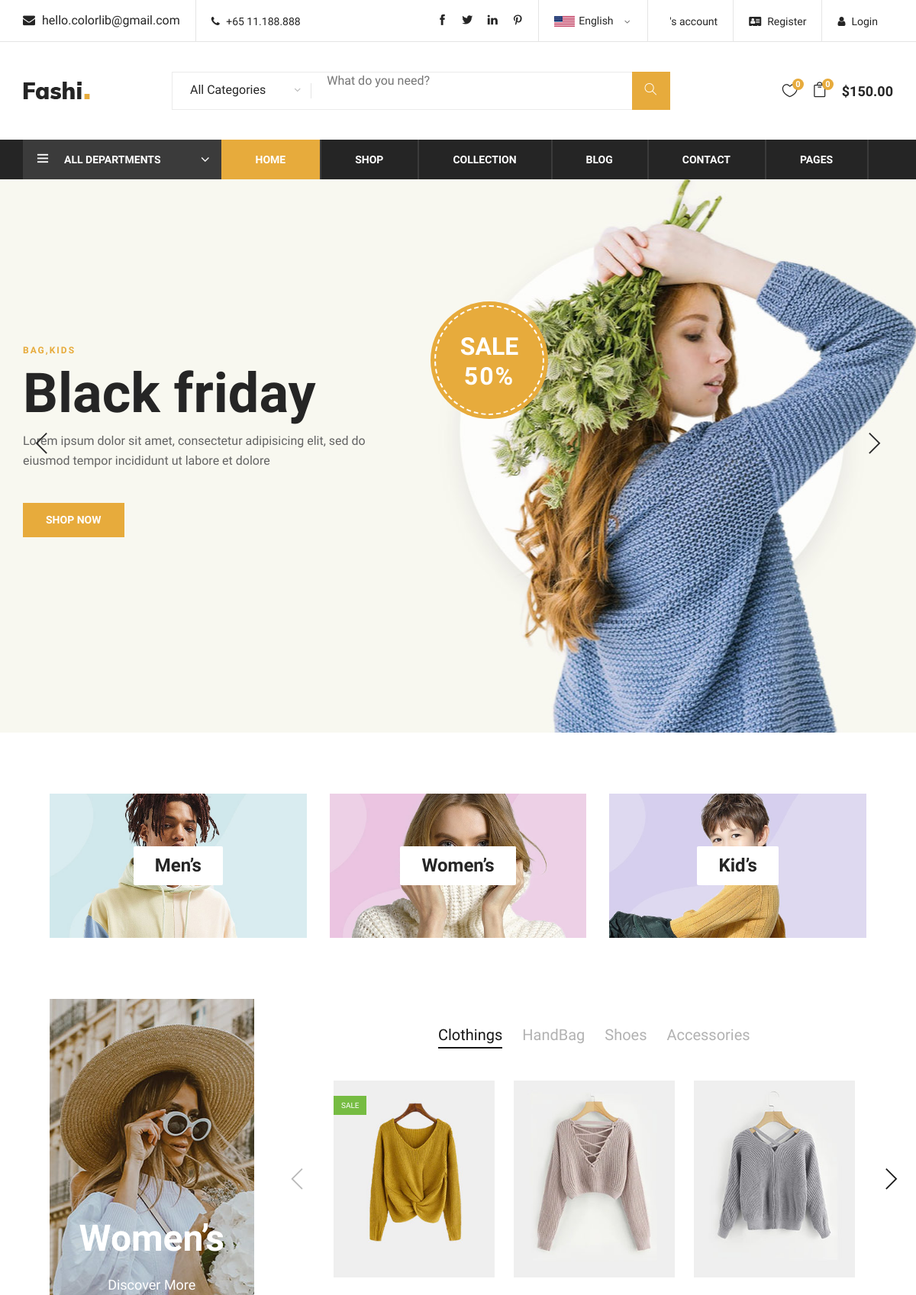
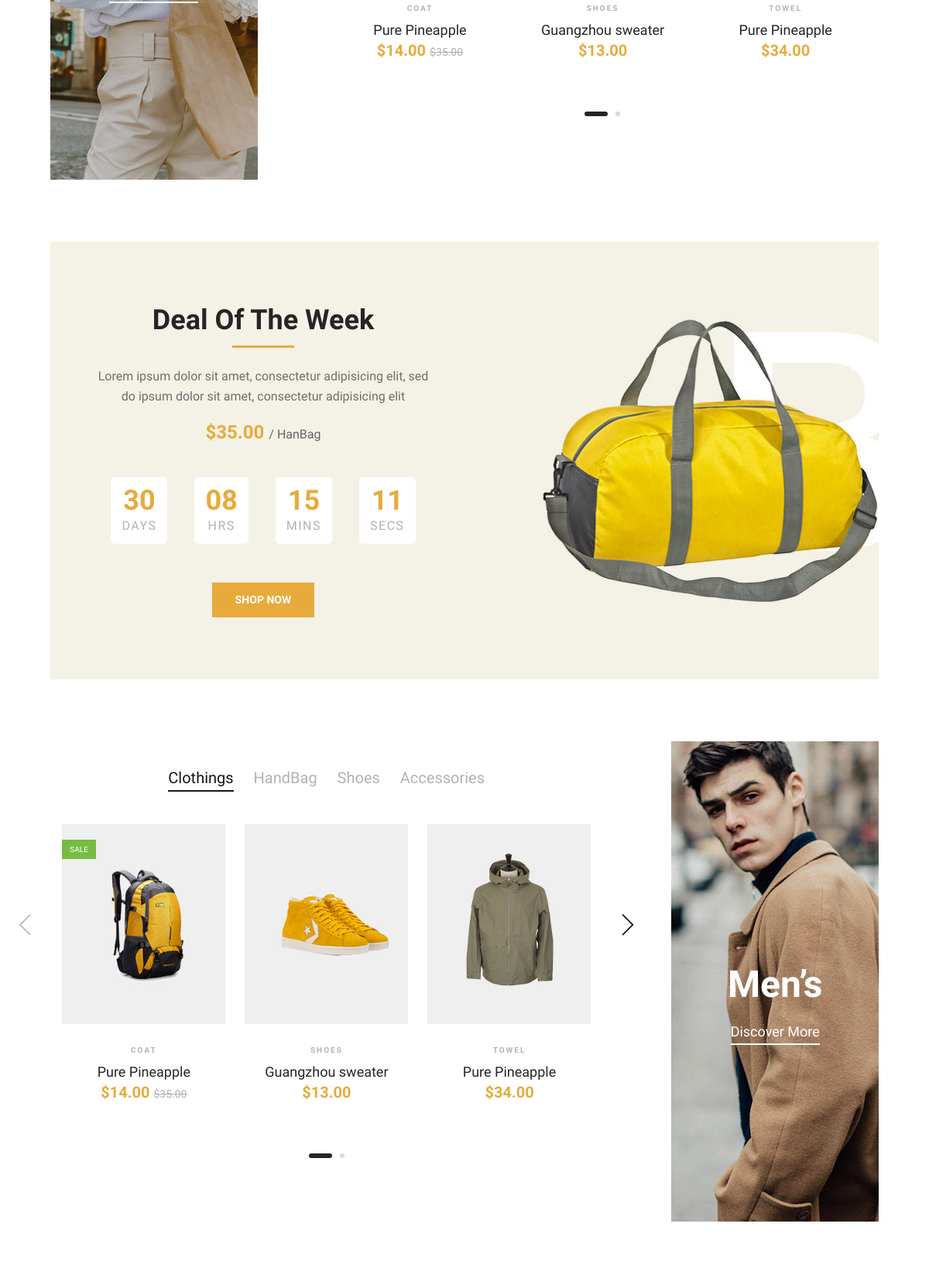
The page / (upper part) on the database its author committed (2 pictures, top to bottom).
### home/models.py (models this page shows, shortened)
class Hero(models.Model):
    image = models.ImageField(upload_to = 'hero')

class Banner(models.Model):
    name = models.CharField(max_length=255)
    image = models.ImageField(upload_to = 'banner')

### home/views.py (the view)
# urls.py: path('',HomeView.as_view(),name='home'),
class HomeView(BaseView):
    def get(self,request):
        self.views['hero'] = Hero.objects.all()
        self.views['banner'] = Banner.objects.all()
        return render(request,'index.html',self.views)

### templates/index.html (shortened to what this page needs)
{% extends 'base.html' %}
{% load static %}
{% block content %}
    <section class="hero-section">
        <div class="hero-items owl-carousel">
              {% for hero in hero %}
            <div class="single-hero-items set-bg" data-setbg="/{{hero.image}}">
                <div class="container">
                    <div class="row">
                        <div class="col-lg-5">
                            <span>Bag,kids</span>
                            <h1>Black friday</h1>
                            <p>Lorem ipsum dolor sit amet, consectetur adipisicing elit, sed do eiusmod tempor
                                incididunt ut labore et dolore</p>
                            <a href="#" class="primary-btn">Shop Now</a>
                        </div>
                    </div>
                    <div class="off-card">
                        <h2>Sale <span>50%</span></h2>
                    </div>
                </div>
            </div>
             {% endfor %}
        </div>
    </section>
    <div class="banner-section spad">
        <div class="container-fluid">
            <div class="row">
                 {% for banner in banner %}
                <div class="col-lg-4">
                    <div class="single-banner">
                        <div class="inner-text">
                            <h4>{{banner.name}}’s</h4>
                        </div>
                    </div>
                </div>
                 {% endfor %}
            </div>
        </div>
    </div>
    <section class="women-banner spad">
        <div class="container-fluid">
            <div class="row">
                <div class="col-lg-3">
                    <div class="product-large set-bg" data-setbg="{% static 'img/products/women-large.jpg' %}">
                        <h2>Women’s</h2>
                        <a href="#">Discover More</a>
                    </div>
                </div>
                <div class="col-lg-8 offset-lg-1">
                    <div class="filter-control">
                        <ul>
                            <li class="active">Clothings</li>
                            <li>HandBag</li>
                            <li>Shoes</li>
                            <li>Accessories</li>
                        </ul>
                    </div>
                    <div class="product-slider owl-carousel">
                        <div class="product-item">
                            <div class="pi-pic">
                                <img src="{% static 'img/products/women-1.jpg' %}" alt="">
                                <div class="sale">Sale</div>
                            </div>
                            <div class="pi-text">
                                <div class="catagory-name">Coat</div>
                                <a href="#">
                                    <h5>Pure Pineapple</h5>
                                </a>
                                <div class="product-price">
                                    $14.00
                                    <span>$35.00</span>
                                </div>
                            </div>
                        </div>
                        <div class="product-item">
                            <div class="pi-pic">
                                <img src="{% static 'img/products/women-2.jpg' %}" alt="">
                            </div>
                            <div class="pi-text">
                                <div class="catagory-name">Shoes</div>
                                <a href="#">
                                    <h5>Guangzhou sweater</h5>
                                </a>
                                <div class="product-price">
                                    $13.00
                                </div>
                            </div>
                        </div>
                        <div class="product-item">
                            <div class="pi-pic">
                                <img src="{% static 'img/products/women-3.jpg' %}" alt="">
                            </div>
                            <div class="pi-text">
                                <div class="catagory-name">Towel</div>
                                <a href="#">
                                    <h5>Pure Pineapple</h5>
                                </a>
                                <div class="product-price">
                                    $34.00
                                </div>
                            </div>
                        </div>
                    </div>
                </div>
            </div>
        </div>
    </section>
    <section class="deal-of-week set-bg spad" data-setbg="{% static 'img/time-bg.jpg' %}">
        <div class="container">
            <div class="col-lg-6 text-center">
                <div class="section-title">
                    <h2>Deal Of The Week</h2>
                    <p>Lorem ipsum dolor sit amet, consectetur adipisicing elit, sed<br /> do ipsum dolor sit amet,
                        consectetur adipisicing elit </p>
                    <div class="product-price">
                        $35.00
                        <span>/ HanBag</span>
                    </div>
                </div>
                <div class="countdown-timer" id="countdown">
                </div>
                <a href="#" class="primary-btn">Shop Now</a>
            </div>
        </div>
    </section>
    <section class="man-banner spad">
        <div class="container-fluid">
            <div class="row">
                <div class="col-lg-8">
                    <div class="filter-control">
                        <ul>
                            <li class="active">Clothings</li>
                            <li>HandBag</li>
                            <li>Shoes</li>
                            <li>Accessories</li>
                        </ul>
                    </div>
                    <div class="product-slider owl-carousel">
                        <div class="product-item">
                            <div class="pi-pic">
                                <img src="{% static 'img/products/man-1.jpg' %}" alt="">
                                <div class="sale">Sale</div>
                            </div>
                            <div class="pi-text">
                                <div class="catagory-name">Coat</div>
                                <a href="#">
                                    <h5>Pure Pineapple</h5>
                                </a>
                                <div class="product-price">
                                    $14.00
                                    <span>$35.00</span>
                                </div>
                            </div>
                        </div>
                        <div class="product-item">
                            <div class="pi-pic">
                                <img src="{% static 'img/products/man-2.jpg' %}" alt="">
                            </div>
                            <div class="pi-text">
                                <div class="catagory-name">Shoes</div>
                                <a href="#">
                                    <h5>Guangzhou sweater</h5>
                                </a>
                                <div class="product-price">
                                    $13.00
                                </div>
                            </div>
                        </div>
                        <div class="product-item">
                            <div class="pi-pic">
                                <img src="{% static 'img/products/man-3.jpg' %}" alt="">
                            </div>
                            <div class="pi-text">
                                <div class="catagory-name">Towel</div>
                                <a href="#">
                                    <h5>Pure Pineapple</h5>
                                </a>
                                <div class="product-price">
                                    $34.00
                                </div>
                            </div>
                        </div>
                    </div>
                </div>
                <div class="col-lg-3 offset-lg-1">
                    <div class="product-large set-bg m-large" data-setbg="{% static 'img/products/man-large.jpg' %}">
                        <h2>Men’s</h2>
                        <a href="#">Discover More</a>
                    </div>
                </div>
            </div>
        </div>
    </section>
  {% endblock %}

### rows shown on the page
Banner: name "Men"
Banner: name "Women"
Banner: name "Kid"

### other values the page prints
{{ request.session.cart|length }} "0"
